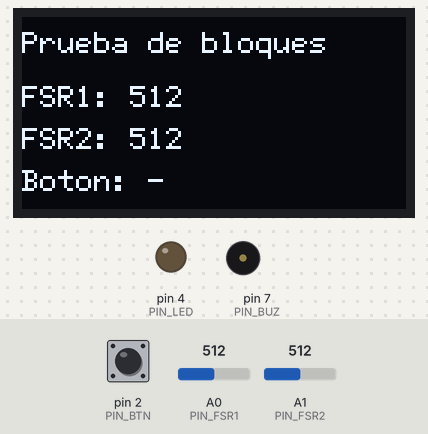
A sketch run on a simulated Arduino Nano, built with avr-gcc and run on an emulated ATmega328P. On the bench: 128×64 one-colour display, output pins drawn as LEDs (lit = HIGH), buzzer (waves = sounding, pin HIGH). The test bench sets the inputs (shaded band); at power-on: pin 2 (PIN_BTN) HIGH, A0 (PIN_FSR1) = 512, A1 (PIN_FSR2) = 512. What the sketch prints to the serial monitor is not drawn.

Above: at 2.6 s.
2.7 s: pin 2 (PIN_BTN) pulled LOW for 0.6 s
At 3.82 s:
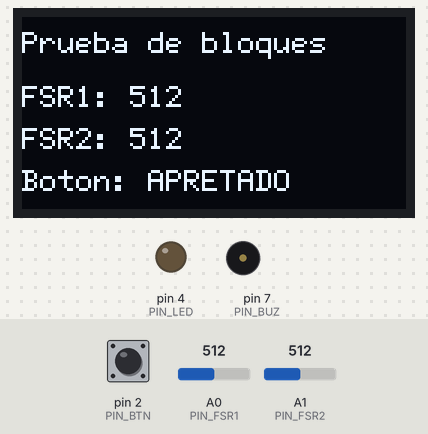
5.5 s: A0 (PIN_FSR1) set to 716
At 7.2 s:
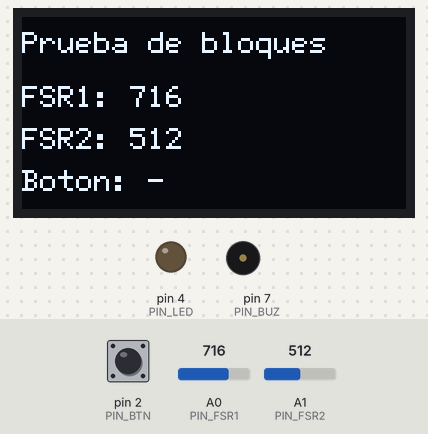
7.5 s: A1 (PIN_FSR2) set to 716
At 9.3 s:
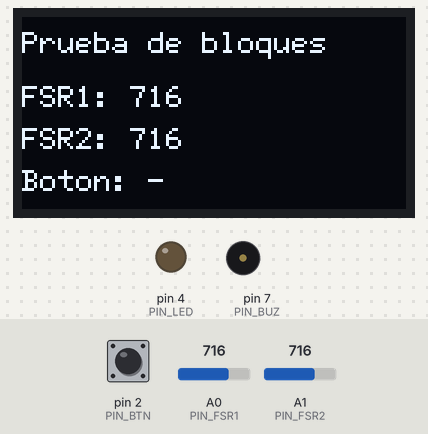
9.6 s: pin 2 (PIN_BTN) pulled LOW for 1 s
At 10.8 s:
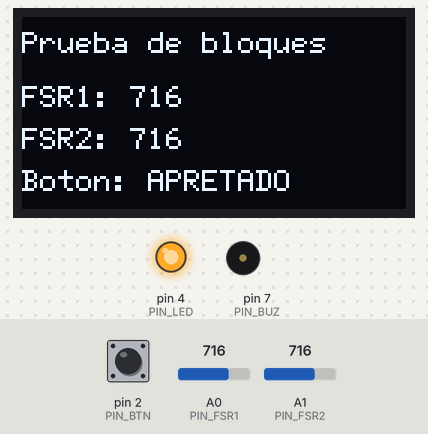
12.4 s: A0 (PIN_FSR1) set to 900
At 13.6 s:
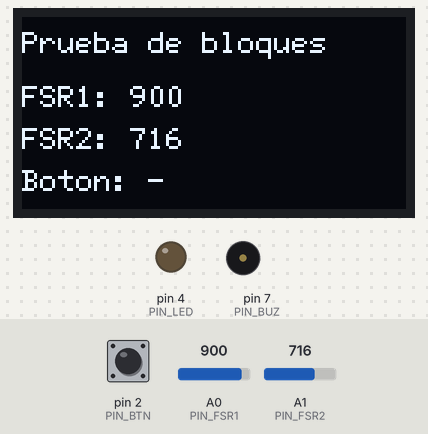
14.4 s: A1 (PIN_FSR2) set to 900
At 15.8 s:
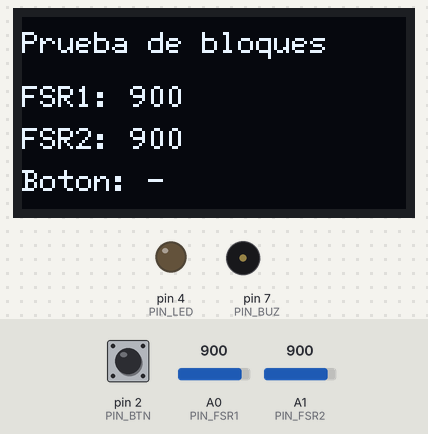
Timing chart, 0 to 17.4 s (numbered marks = the images above; inputs shaded):
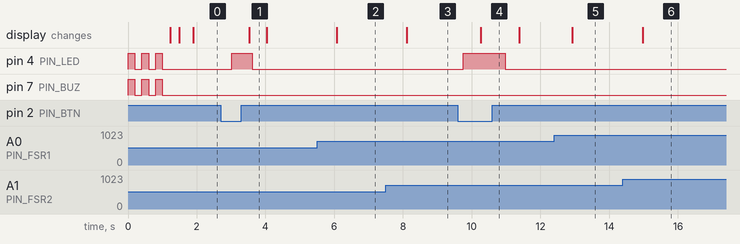

Measured:
- after the input at 2.7 s, pin 4 (PIN_LED): LOW → HIGH after 0.32 s, → LOW 0.61 s later; the display: changes after 0.82 s (image 1)
- after the input at 5.5 s, the display: changes after 0.57 s (image 2)
- after the input at 7.5 s, the display: changes after 0.61 s (image 3)
- after the input at 9.6 s, pin 4 (PIN_LED): LOW → HIGH after 0.15 s, → LOW 1.2 s later; the display: changes after 0.66 s (image 4)
- after the input at 12.4 s, the display: changes after 0.53 s (image 5)
- after the input at 14.4 s, the display: changes after 0.58 s (image 6)
- what the display in image 1 shows lasts 0.5 s, from 3.5 s to 4.0 s

The sketch:

rehaforce_prueba.ino
```cpp
// RehaForce - PRUEBA POR BLOQUES (Arduino Nano)
// Carga esto primero para revisar que cada parte de la placa funciona.
// Abre el Monitor Serie a 115200 baudios.
//
// Conexiones de la PCB:
//   FSR1 -> A0 | FSR2 -> A1 | OLED SDA -> A4, SCK -> A5
//   Boton -> D2 (a GND) | LED -> D4 | Buzzer -> D7
// Libreria necesaria: U8g2 (Herramientas > Administrar bibliotecas > "U8g2")

#include <U8g2lib.h>
#include <Wire.h>

U8G2_SH1106_128X64_NONAME_1_HW_I2C oled(U8G2_R0, U8X8_PIN_NONE);

const int PIN_FSR1 = A0, PIN_FSR2 = A1;
const int PIN_BTN = 2, PIN_LED = 4, PIN_BUZ = 7;

void setup() {
  Serial.begin(115200);
  pinMode(PIN_BTN, INPUT_PULLUP);
  pinMode(PIN_LED, OUTPUT);
  pinMode(PIN_BUZ, OUTPUT);

  Serial.println(F("== Prueba RehaForce =="));

  // 1) LED y buzzer
  Serial.println(F("1) LED y buzzer: deben encender 3 veces"));
  for (int i = 0; i < 3; i++) {
    digitalWrite(PIN_LED, HIGH); digitalWrite(PIN_BUZ, HIGH); delay(200);
    digitalWrite(PIN_LED, LOW);  digitalWrite(PIN_BUZ, LOW);  delay(200);
  }

  // 2) Pantalla
  Serial.println(F("2) Pantalla: debe decir 'Hola RehaForce'"));
  oled.begin();
  oled.firstPage();
  do {
    oled.setFont(u8g2_font_6x12_tr);
    oled.drawStr(0, 20, "Hola RehaForce");
    oled.drawStr(0, 40, "Pantalla OK");
  } while (oled.nextPage());

  Serial.println(F("3) Aprieta los FSR y el boton. Se muestran abajo:"));
}

void loop() {
  int f1 = analogRead(PIN_FSR1);
  int f2 = analogRead(PIN_FSR2);
  bool boton = (digitalRead(PIN_BTN) == LOW);

  // El LED se enciende mientras aprietas el boton
  digitalWrite(PIN_LED, boton);

  Serial.print(F("FSR1:")); Serial.print(f1);
  Serial.print(F(",FSR2:")); Serial.print(f2);
  Serial.print(F(",Boton:")); Serial.println(boton ? 500 : 0);

  oled.firstPage();
  do {
    oled.setFont(u8g2_font_6x12_tr);
    oled.drawStr(0, 12, "Prueba de bloques");
    oled.setCursor(0, 30); oled.print("FSR1: "); oled.print(f1);
    oled.setCursor(0, 44); oled.print("FSR2: "); oled.print(f2);
    oled.setCursor(0, 58); oled.print("Boton: "); oled.print(boton ? "APRETADO" : "-");
  } while (oled.nextPage());

  delay(100);
}
```
